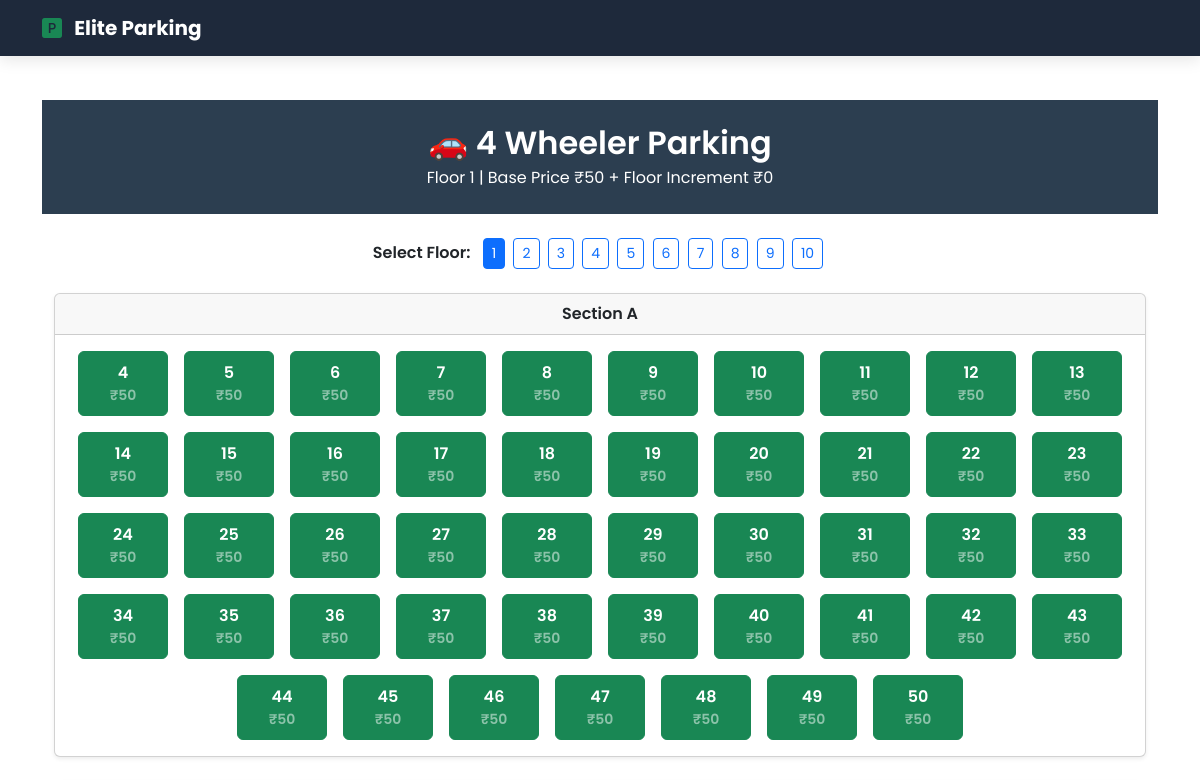
Page /slots/CAR/ (upper part) on the earlier database version.
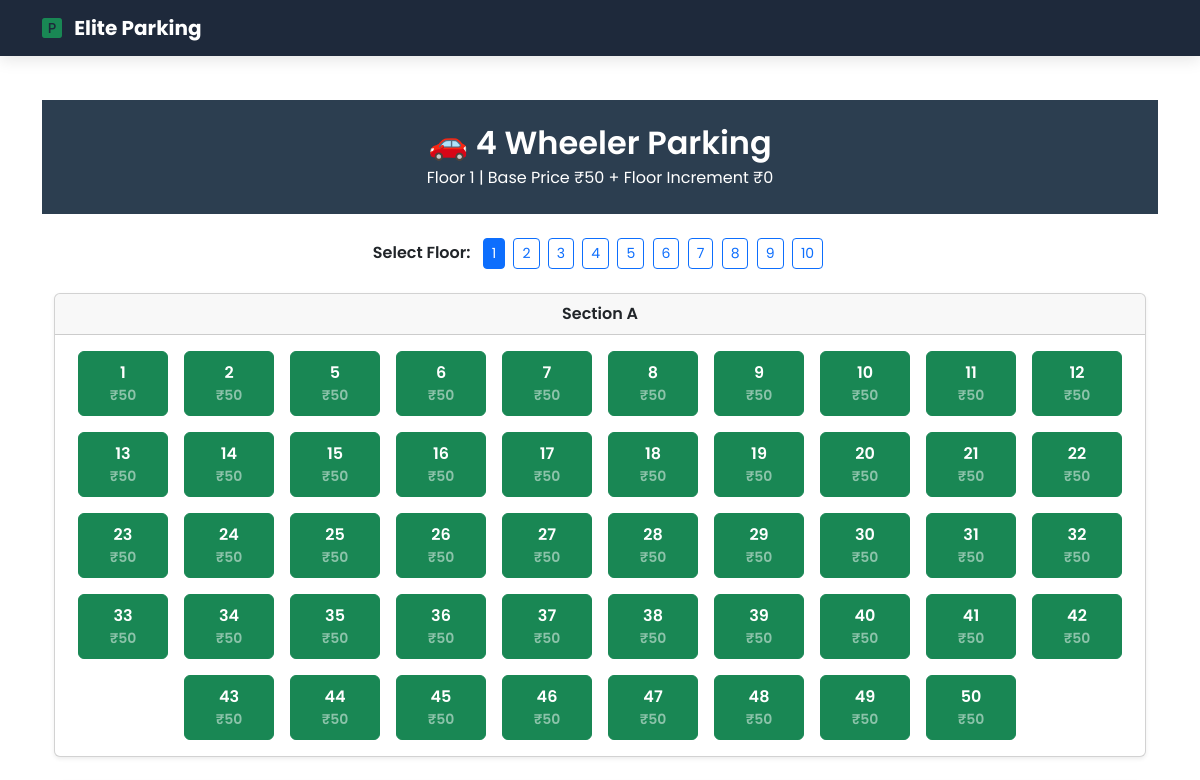
Same page on the later database version.
### parking/models.py (models this page shows, shortened)
class Floor(models.Model):
    number = models.IntegerField(unique=True)
    price_increment = models.IntegerField(default=0)  # +5 per floor

class Slot(models.Model):
    floor = models.ForeignKey(Floor, on_delete=models.CASCADE)
    section = models.CharField(max_length=1)
    slot_number = models.IntegerField()
    vehicle_type = models.CharField(max_length=10)
    is_available = models.BooleanField(default=True)
    class Meta:
        unique_together = ("floor", "section", "slot_number")

### parking/views.py (the view)
# urls.py: path("slots/<str:vehicle_type>/", views.view_slots, name="view_slots"),
def view_slots(request, vehicle_type):
    try:
        floor_no = int(request.GET.get("floor", 1))
    except ValueError:
        floor_no = 1
    try:
        floor = get_object_or_404(Floor, number=floor_no)
    except Floor.DoesNotExist:
        floor = Floor.objects.first()
    slots = Slot.objects.filter(
        floor=floor, vehicle_type=vehicle_type, is_available=True
    ).order_by("section", "slot_number")
    floors = Floor.objects.order_by("number")
    config = ParkingConfig.objects.get(vehicle_type=vehicle_type.upper())
    base_price_for_type = config.base_price
    return render(
        request,
        "slots.html",
        {
            "slots": slots,
            "vehicle_type": vehicle_type.upper(),
            "floor": floor,
            "floors": floors,
            "base_price_for_type": base_price_for_type,
        },
    )

### templates/slots.html (shortened to what this page needs)
{% extends "base.html" %}
{% block content %}
<div class="text-center text-white py-4 mb-4"
     style="background:#2c3e50;">
    <h2 class="fw-semibold mb-1">
        {% if vehicle_type == 'CAR' %}🚗 4 Wheeler Parking{% else %}🏍️ 2 Wheeler Parking{% endif %}
    </h2>
    <p class="mb-0">
        Floor {{ floor.number }} |
        Base Price ₹{{ base_price_for_type }} +
        Floor Increment ₹{{ floor.price_increment }}
    </p>
</div>
<div class="container pb-4">
    <div class="text-center mb-4">
        <span class="fw-semibold me-2">Select Floor:</span>
        {% for f in floors %}
            <a href="?floor={{ f.number }}"
               class="btn btn-sm {% if f.number == floor.number %}btn-primary{% else %}btn-outline-primary{% endif %} me-1">
                {{ f.number }}
            </a>
        {% endfor %}
    </div>
    {% if slots %}
        {% regroup slots by section as section_list %}
        {% for section_group in section_list %}
            <div class="card mb-4 shadow-sm">
                <div class="card-header text-center fw-semibold">
                    Section {{ section_group.grouper }}
                </div>
                <div class="card-body">
                    <div class="d-flex flex-wrap justify-content-center gap-3">
                        {% for slot in section_group.list %}
                            {% if slot.is_available %}
                                <a href="{% url 'vehicle_form' slot.id %}"
                                   class="btn btn-success slot-btn">
                                    {{ slot.slot_number }}
                                    <div class="small text-white-50">
                                        ₹{{ slot.floor.price_increment|add:base_price_for_type }}
                                    </div>
                                </a>
                            {% endif %}
                        {% endfor %}
                    </div>
                </div>
            </div>
        {% endfor %}
    {% else %}
        <div class="alert alert-warning text-center">
            No slots available on this floor.
        </div>
    {% endif %}
</div>
{% endblock %}

Differences in the rows shown:
no longer on this page (row edited): Slot: slot_number "4", floor.price_increment|add "50"
now on this page (row edited): Slot: slot_number "1", floor.price_increment|add "50"
now on this page (row edited): Slot: slot_number "2", floor.price_increment|add "50"
